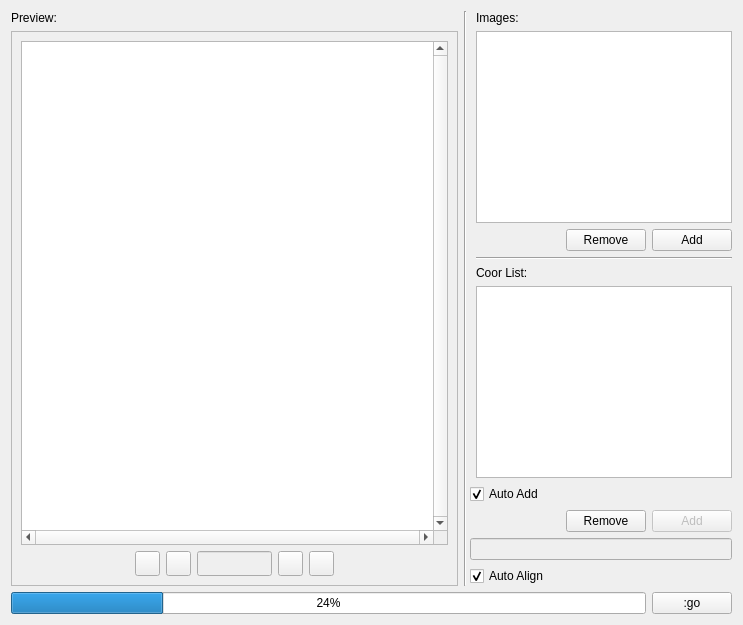
     <widget class="QWidget" name="tab_2">
      <attribute name="icon">
       <iconset>
        <normaloff>img/phot.png</normaloff>img/phot.png</iconset>
      </attribute>
      <attribute name="title">
       <string>Photometry</string>
      </attribute>
      <layout class="QGridLayout" name="gridLayout_11">
       <item row="0" column="0">
        <widget class="QLabel" name="label">
         <property name="text">
          <string>Preview:</string>
         </property>
        </widget>
       </item>
       <item row="0" column="1" rowspan="10" colspan="2">
        <widget class="Line" name="line">
         <property name="orientation">
          <enum>Qt::Vertical</enum>
         </property>
        </widget>
       </item>
       <item row="0" column="3">
        <widget class="QLabel" name="label_4">
         <property name="text">
          <string>Images:</string>
         </property>
        </widget>
       </item>
       <item row="1" column="0" rowspan="9">
        <widget class="QFrame" name="frame_2">
         <property name="frameShape">
          <enum>QFrame::StyledPanel</enum>
         </property>
         <property name="frameShadow">
          <enum>QFrame::Raised</enum>
         </property>
         <layout class="QGridLayout" name="gridLayout_8">
          <item row="2" column="5">
           <widget class="QPushButton" name="pushButton_17">
            <property name="sizePolicy">
             <sizepolicy hsizetype="Fixed" vsizetype="Fixed">
              <horstretch>0</horstretch>
              <verstretch>0</verstretch>
             </sizepolicy>
            </property>
            <property name="maximumSize">
             <size>
              <width>25</width>
              <height>25</height>
             </size>
            </property>
            <property name="text">
             <string/>
            </property>
            <property name="icon">
             <iconset>
              <normaloff>img/r.png</normaloff>img/r.png</iconset>
            </property>
           </widget>
          </item>
          <item row="2" column="0">
           <spacer name="horizontalSpacer_9">
            <property name="orientation">
             <enum>Qt::Horizontal</enum>
            </property>
            <property name="sizeHint" stdset="0">
             <size>
              <width>108</width>
              <height>20</height>
             </size>
            </property>
           </spacer>
          </item>
          <item row="2" column="2">
           <widget class="QPushButton" name="pushButton_15">
            <property name="sizePolicy">
             <sizepolicy hsizetype="Fixed" vsizetype="Fixed">
              <horstretch>0</horstretch>
              <verstretch>0</verstretch>
             </sizepolicy>
            </property>
            <property name="maximumSize">
             <size>
              <width>25</width>
              <height>25</height>
             </size>
            </property>
            <property name="text">
             <string/>
            </property>
            <property name="icon">
             <iconset>
              <normaloff>img/fh.png</normaloff>img/fh.png</iconset>
            </property>
           </widget>
          </item>
          <item row="2" column="6">
           <spacer name="horizontalSpacer_10">
            <property name="orientation">
             <enum>Qt::Horizontal</enum>
            </property>
            <property name="sizeHint" stdset="0">
             <size>
              <width>108</width>
              <height>20</height>
             </size>
            </property>
           </spacer>
          </item>
          <item row="0" column="0" rowspan="2" colspan="7">
           <widget class="QGraphicsView" name="graphicsView_2">
            <property name="verticalScrollBarPolicy">
             <enum>Qt::ScrollBarAlwaysOn</enum>
            </property>
            <property name="horizontalScrollBarPolicy">
             <enum>Qt::ScrollBarAlwaysOn</enum>
            </property>
           </widget>
          </item>
          <item row="2" column="3">
           <widget class="QLineEdit" name="lineEdit_2">
            <property name="enabled">
             <bool>false</bool>
            </property>
            <property name="sizePolicy">
             <sizepolicy hsizetype="Fixed" vsizetype="Fixed">
              <horstretch>0</horstretch>
              <verstretch>0</verstretch>
             </sizepolicy>
            </property>
            <property name="maximumSize">
             <size>
              <width>75</width>
              <height>25</height>
             </size>
            </property>
           </widget>
          </item>
          <item row="2" column="1">
           <widget class="QPushButton" name="pushButton_14">
            <property name="sizePolicy">
             <sizepolicy hsizetype="Fixed" vsizetype="Fixed">
              <horstretch>0</horstretch>
              <verstretch>0</verstretch>
             </sizepolicy>
            </property>
            <property name="maximumSize">
             <size>
              <width>25</width>
              <height>25</height>
             </size>
            </property>
            <property name="text">
             <string/>
            </property>
            <property name="icon">
             <iconset>
              <normaloff>img/rr.png</normaloff>img/rr.png</iconset>
            </property>
           </widget>
          </item>
          <item row="2" column="4">
           <widget class="QPushButton" name="pushButton_16">
            <property name="sizePolicy">
             <sizepolicy hsizetype="Fixed" vsizetype="Fixed">
              <horstretch>0</horstretch>
              <verstretch>0</verstretch>
             </sizepolicy>
            </property>
            <property name="maximumSize">
             <size>
              <width>25</width>
              <height>25</height>
             </size>
            </property>
            <property name="text">
             <string/>
            </property>
            <property name="icon">
             <iconset>
              <normaloff>img/fv.png</normaloff>img/fv.png</iconset>
            </property>
           </widget>
          </item>
         </layout>
        </widget>
       </item>
       <item row="1" column="3" colspan="3">
        <widget class="QListWidget" name="listWidget_5">
         <property name="selectionMode">
          <enum>QAbstractItemView::ExtendedSelection</enum>
         </property>
        </widget>
       </item>
       <item row="2" column="4">
        <widget class="QPushButton" name="pushButton_36">
         <property name="sizePolicy">
          <sizepolicy hsizetype="Fixed" vsizetype="Fixed">
           <horstretch>0</horstretch>
           <verstretch>0</verstretch>
          </sizepolicy>
         </property>
         <property name="text">
          <string>Remove</string>
         </property>
         <property name="icon">
          <iconset>
           <normaloff>img/list-remove.png</normaloff>img/list-remove.png</iconset>
         </property>
        </widget>
       </item>
       <item row="2" column="5">
        <widget class="QPushButton" name="pushButton_35">
         <property name="sizePolicy">
          <sizepolicy hsizetype="Fixed" vsizetype="Fixed">
           <horstretch>0</horstretch>
           <verstretch>0</verstretch>
          </sizepolicy>
         </property>
         <property name="text">
          <string>Add</string>
         </property>
         <property name="icon">
          <iconset>
           <normaloff>img/list-add.png</normaloff>img/list-add.png</iconset>
         </property>
        </widget>
       </item>
       <item row="3" column="3" colspan="3">
        <widget class="Line" name="line_2">
         <property name="orientation">
          <enum>Qt::Horizontal</enum>
         </property>
        </widget>
       </item>
       <item row="4" column="3">
        <widget class="QLabel" name="label_5">
         <property name="text">
          <string>Coor List:</string>
         </property>
        </widget>
       </item>
       <item row="5" column="3" colspan="3">
        <widget class="QListWidget" name="listWidget_6">
         <property name="selectionMode">
          <enum>QAbstractItemView::ExtendedSelection</enum>
         </property>
        </widget>
       </item>
       <item row="6" column="2" colspan="3">
        <widget class="QCheckBox" name="checkBox_7">
         <property name="text">
          <string>Auto Add</string>
         </property>
         <property name="checked">
          <bool>true</bool>
         </property>
        </widget>
       </item>
       <item row="7" column="4">
        <widget class="QPushButton" name="pushButton_38">
         <property name="sizePolicy">
          <sizepolicy hsizetype="Fixed" vsizetype="Fixed">
           <horstretch>0</horstretch>
           <verstretch>0</verstretch>
          </sizepolicy>
         </property>
         <property name="text">
          <string>Remove</string>
         </property>
         <property name="icon">
          <iconset>
           <normaloff>img/list-remove.png</normaloff>img/list-remove.png</iconset>
         </property>
        </widget>
       </item>
       <item row="7" column="5">
        <widget class="QPushButton" name="pushButton_37">
         <property name="enabled">
          <bool>false</bool>
         </property>
         <property name="sizePolicy">
          <sizepolicy hsizetype="Fixed" vsizetype="Fixed">
           <horstretch>0</horstretch>
           <verstretch>0</verstretch>
          </sizepolicy>
         </property>
         <property name="text">
          <string>Add</string>
         </property>
         <property name="icon">
          <iconset>
           <normaloff>img/list-add.png</normaloff>img/list-add.png</iconset>
         </property>
        </widget>
       </item>
       <item row="8" column="2" colspan="4">
        <widget class="QLineEdit" name="lineEdit_5">
         <property name="enabled">
          <bool>false</bool>
         </property>
         <property name="alignment">
          <set>Qt::AlignCenter</set>
         </property>
        </widget>
       </item>
       <item row="9" column="2" colspan="3">
        <widget class="QCheckBox" name="checkBox_4">
         <property name="text">
          <string>Auto Align</string>
         </property>
         <property name="checked">
          <bool>true</bool>
         </property>
        </widget>
       </item>
       <item row="10" column="0" colspan="5">
        <widget class="QProgressBar" name="progressBar_4">
         <property name="value">
          <number>24</number>
         </property>
        </widget>
       </item>
       <item row="10" column="5">
        <widget class="QPushButton" name="pushButton_39">
         <property name="sizePolicy">
          <sizepolicy hsizetype="Fixed" vsizetype="Fixed">
           <horstretch>0</horstretch>
           <verstretch>0</verstretch>
          </sizepolicy>
         </property>
         <property name="text">
          <string>:go</string>
         </property>
         <property name="icon">
          <iconset>
           <normaloff>img/go.png</normaloff>img/go.png</iconset>
         </property>
        </widget>
       </item>
      </layout>
     </widget>
